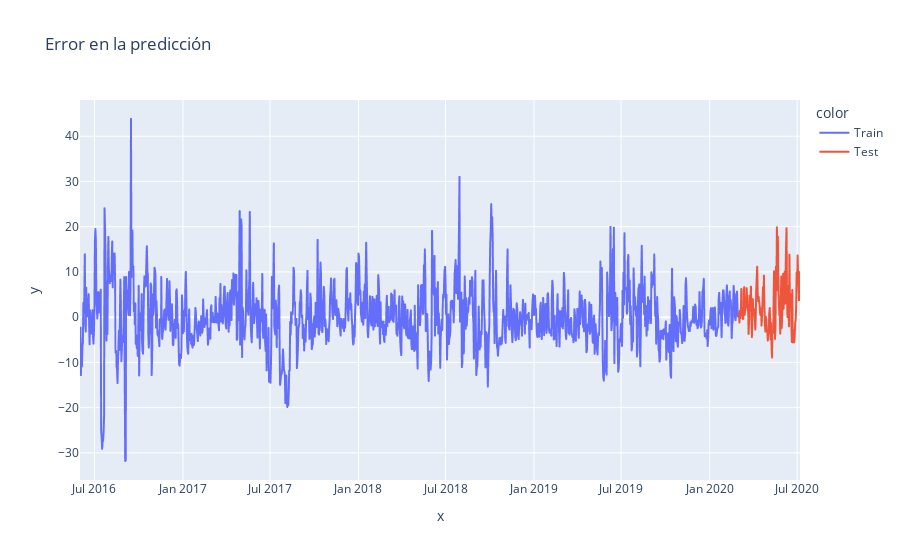

Source (notebook cell):
### Code cell
error_train_best = y_true_train - y_pred_train
error_test_best = y_true_test - y_pred_test[-129:]

error_train_df = pd.DataFrame({'ds': train_data['ds'], 'error': error_train_best, 'set': 'Train'})
error_test_df = pd.DataFrame({'ds': test_data['ds'], 'error': error_test_best, 'set': 'Test'})

error_df = pd.concat([error_train_df, error_test_df])
fig = px.line(x=error_df['ds'], y=error_df['error'], title='Error en la predicción', color=error_df['set'])
fig.show()

### Figure 1 — Plotly figure (JSON) as saved in the notebook; plotly's stock layout.template omitted (floating-point values rounded to 4 significant figures; data arrays with more than 128 entries replaced by an {"elided": "..."} marker saying what was removed)
{"data": [{"hovertemplate": "color=Train<br>x=%{x}<br>y=%{y}<extra></extra>", "legendgroup": "Train", "line": {"color": "#636efa", "dash": "solid"}, "marker": {"symbol": "circle"}, "mode": "lines", "name": "Train", "showlegend": true, "type": "scattergl", "x": {"elided": "1369 str values"}, "xaxis": "x", "y": {"elided": "1369 float values"}, "yaxis": "y"}, {"hovertemplate": "color=Test<br>x=%{x}<br>y=%{y}<extra></extra>", "legendgroup": "Test", "line": {"color": "#EF553B", "dash": "solid"}, "marker": {"symbol": "circle"}, "mode": "lines", "name": "Test", "showlegend": true, "type": "scattergl", "x": {"elided": "129 str values"}, "xaxis": "x", "y": {"elided": "129 float values"}, "yaxis": "y"}], "layout": {"legend": {"title": {"text": "color"}, "tracegroupgap": 0}, "title": {"text": "Error en la predicción"}, "xaxis": {"anchor": "y", "domain": [0, 1], "title": {"text": "x"}}, "yaxis": {"anchor": "x", "domain": [0, 1], "title": {"text": "y"}}}}
